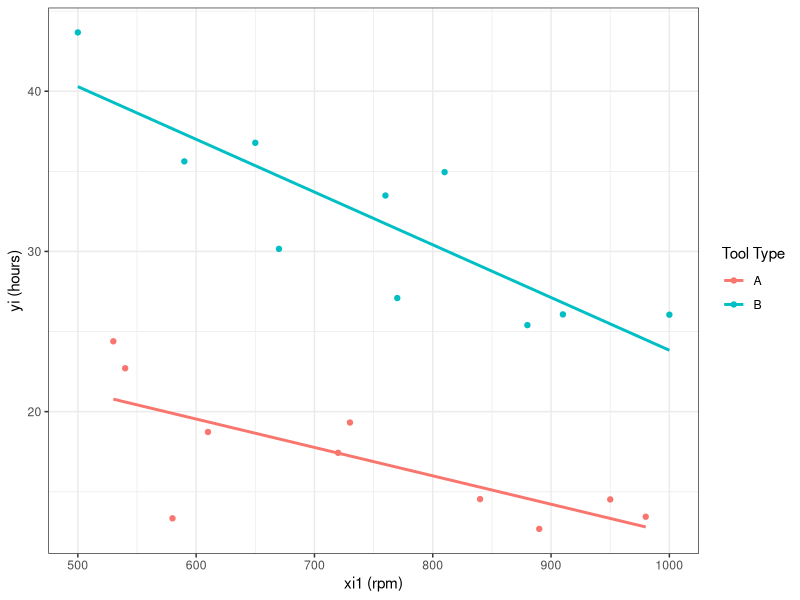
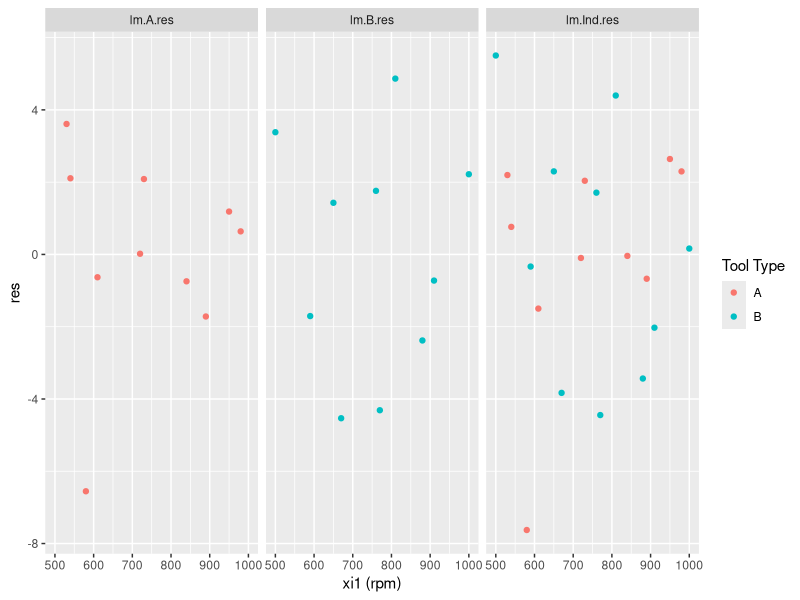

The R script that drew these images, in order:
## ---- chunk 1
knitr::opts_chunk$set(echo = TRUE)
library(magrittr)
library(dplyr)
library(ggplot2)
## ---- chunk 2
ToolLife <- readxl::read_xls('./linear_regression_5e_data_sets/Chapter 8/Examples/data-ex-8-1 (Tool Life).xls')
ggplot(data = ToolLife, mapping = aes(x = `xi1 (rpm)`, y = `yi (hours)`, color = `Tool Type`)) + geom_point() + theme_bw() + geom_smooth(method = "lm", se = F)
## ---- chunk 3
ToolLife %>% mutate(Tool = ifelse(`Tool Type` == "A", 0 ,1)) -> ToolLife
## ---- chunk 4
ToolA <- ToolLife %>% filter(Tool == 0)
lm.A <- lm(data = ToolA, `yi (hours)` ~ `xi1 (rpm)` )
summary(lm.A)
## ---- chunk 5
ToolB <- ToolLife %>% filter(Tool == 1)
lm.B <- lm(data = ToolB, `yi (hours)` ~ `xi1 (rpm)` )
summary(lm.B)
lm.B.data <- broom::augment(lm.B)

## ---- chunk 6
lm.Ind <- lm(data = ToolLife , `yi (hours)` ~ `xi1 (rpm)` + Tool )
summary(lm.Ind)
## ---- chunk 7

lm.A.res <- c(lm.A$residuals,rep(NA,10))
lm.B.res <- c(rep(NA,10),lm.B$residuals)
ToolLife$lm.Ind.res <- lm.Ind$residuals

ToolLife$lm.A.res <- lm.A.res
ToolLife$lm.B.res <- lm.B.res

Tools_molten <- ToolLife %>% 
  tidyr::gather(model,res,-i, -`yi (hours)`, -`xi1 (rpm)`, -`Tool Type`, -Tool)

p <- ggplot(data = Tools_molten, mapping = aes(x = `xi1 (rpm)`, y = res, color = `Tool Type`)) + geom_point()
p + facet_grid(. ~ model)

## ---- chunk 8
lm.Ind2 <- lm(data = ToolLife , `yi (hours)` ~ `xi1 (rpm)` + Tool + `xi1 (rpm)`*Tool )
summary(lm.Ind2)
ToolLife$lm.Ind2.res <- lm.Ind2$residuals
